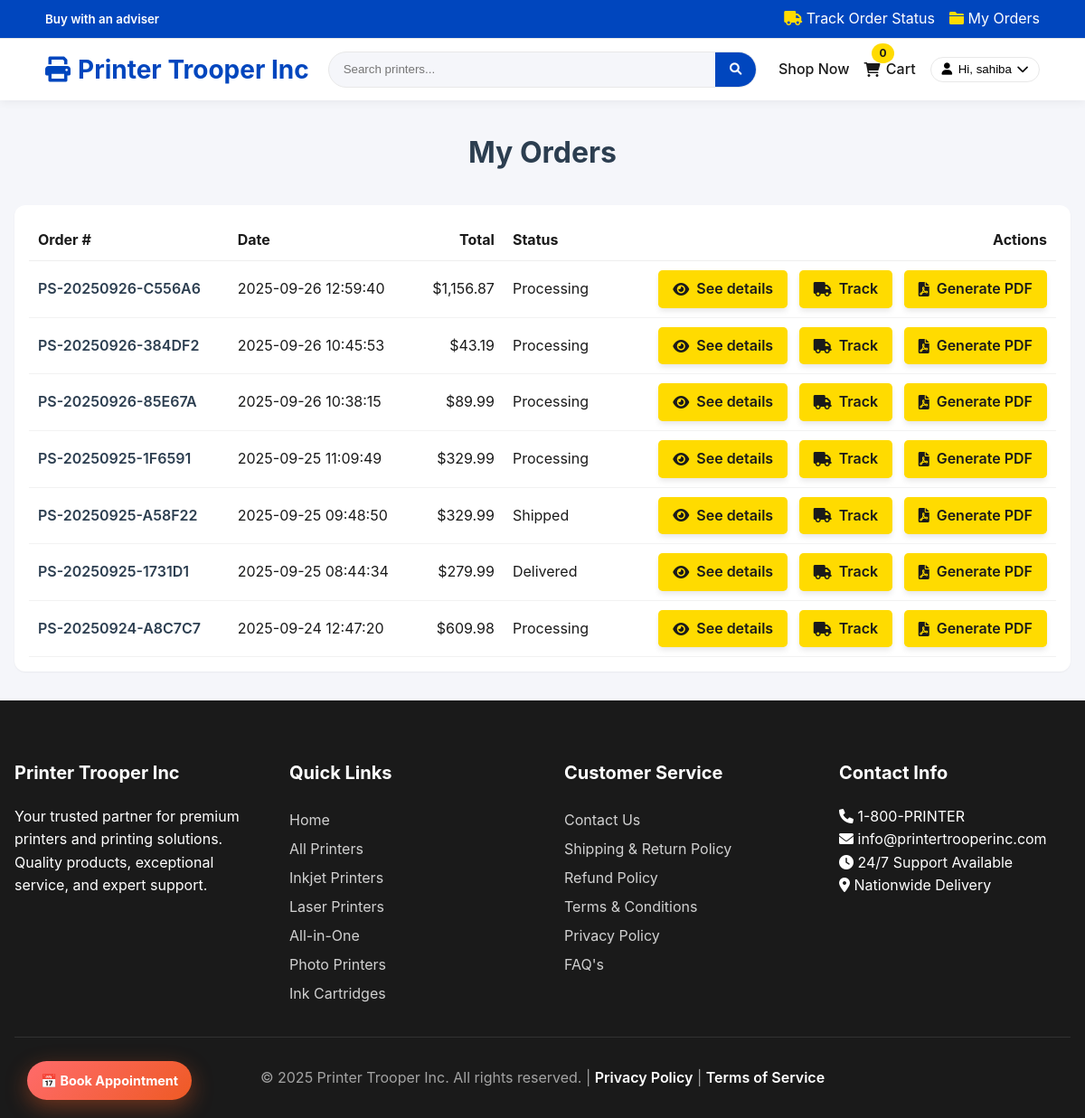
The app's page /orders.php (signed in), older data.
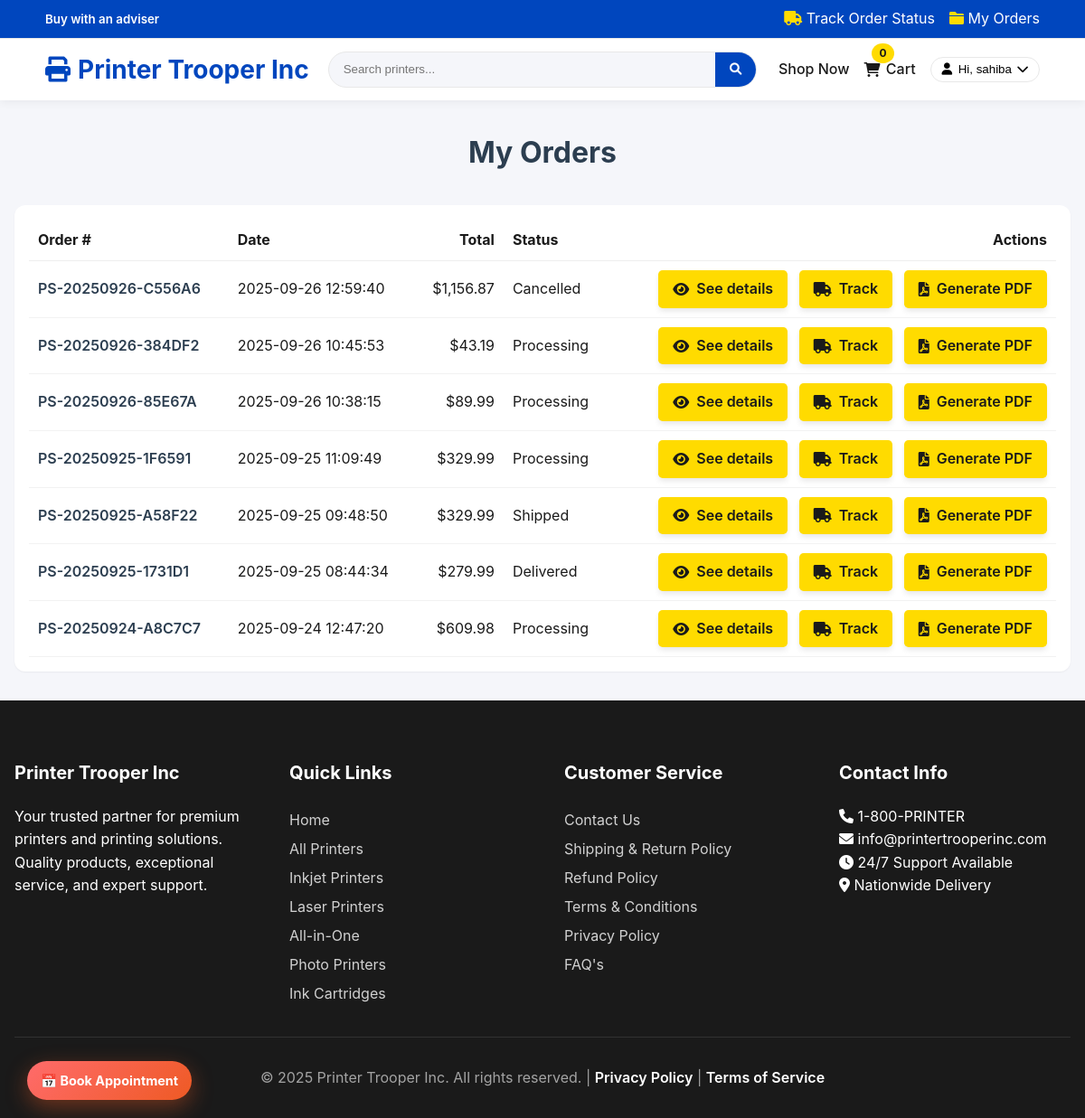
The same page, newer data.
### tables this page shows
CREATE TABLE `orders` (
  `id` int(11) NOT NULL,
  `order_number` varchar(32) DEFAULT NULL,
  `user_id` int(11) DEFAULT NULL,
  `session_id` varchar(128) DEFAULT NULL,
  `customer_email` varchar(255) DEFAULT NULL,
  `total_amount` decimal(10,2) NOT NULL,
  `status` enum('pending','processing','shipped','delivered','cancelled') DEFAULT 'pending',
  `shipping_address` text DEFAULT NULL,
  `payment_method` varchar(50) DEFAULT NULL,
  `stripe_payment_intent_id` varchar(64) DEFAULT NULL,
  `order_date` timestamp NOT NULL DEFAULT current_timestamp()
);

### models/Cart.php (called while the page is built, shortened)
<?php
class Cart {
    private $conn;
    private $table_name = "cart";
    public function __construct($db) {
        $this->conn = $db;
    }
    private function ensureSchema() {
        try {
            $this->conn->exec("ALTER TABLE `{$this->table_name}` ADD COLUMN `session_id` VARCHAR(128) NULL AFTER `user_id`");
        } catch (Exception $e) {
        }
        try {
            $this->conn->exec("CREATE INDEX idx_cart_session ON `{$this->table_name}` (`session_id`)");
        } catch (Exception $e) {
        }
    }
    public function getCartCount($user_id) {
        if (!empty($user_id)) {
            $query = "SELECT SUM(quantity) as count FROM {$this->table_name} WHERE user_id = ?";
            $stmt = $this->conn->prepare($query);
            $stmt->bindParam(1, $user_id);
        } else {
            $sid = $this->currentSessionId();
            $query = "SELECT SUM(quantity) as count FROM {$this->table_name} WHERE session_id = ?";
            $stmt = $this->conn->prepare($query);
            $stmt->bindParam(1, $sid);
        }
        $stmt->execute();
        $row = $stmt->fetch(PDO::FETCH_ASSOC);
        return $row && $row['count'] ? $row['count'] : 0;
    }
}
?>

### includes/session.php (called while the page is built, shortened)
<?php
function isLoggedIn() {
    return isset($_SESSION['user_id']) && (int)$_SESSION['user_id'] > 0;
}
function getUserId() {
    return isLoggedIn() ? (int)$_SESSION['user_id'] : null;
}
function getUserInfo($key) {
    return $_SESSION[$key] ?? null;
}
?>

### orders.php (the view, shortened to what this page needs)
<?php
require_once __DIR__ . '/includes/session.php';
require_once __DIR__ . '/models/Cart.php';
$database = new Database();
$db = $database->getConnection();
$userId = getUserId();
$stmt = $db->prepare("SELECT id, order_number, total_amount, status, order_date, customer_email FROM orders WHERE user_id = :uid ORDER BY order_date DESC, id DESC");
$stmt->execute([':uid' => $userId]);
$orders = $stmt->fetchAll(PDO::FETCH_ASSOC);
function h($v) { return htmlspecialchars((string)$v, ENT_QUOTES, 'UTF-8'); }
?>
<!DOCTYPE html>
<html lang="en">
<head>
    <link href="https://cdnjs.cloudflare.com/ajax/libs/font-awesome/6.0.0/css/all.min.css" rel="stylesheet">
    <link rel="stylesheet" href="assets/css/style.css">
</head>
<body>
    <?php include 'includes/header.php'; ?>
    <main class="main-content">
        <div class="container">
            <h1 class="page-title">My Orders</h1>
            <?php if (empty($orders)): ?>
                <div class="empty-cart">
                    <h2>No orders yet</h2>
                    <p>When you place an order, it will show up here.</p>
                    <a href="printers.php" class="btn-primary">Shop Now</a>
                </div>
            <?php else: ?>
                <div style="background:#fff;padding:1rem;border-radius:12px;box-shadow:var(--shadow-sm);overflow:auto;">
                    <table style="width:100%;border-collapse:collapse;min-width:720px;">
                        <thead>
                            <tr>
                                <th style="text-align:left;border-bottom:1px solid #eee;padding:10px;">Order #</th>
                                <th style="text-align:left;border-bottom:1px solid #eee;padding:10px;">Date</th>
                                <th style="text-align:right;border-bottom:1px solid #eee;padding:10px;">Total</th>
                                <th style="text-align:left;border-bottom:1px solid #eee;padding:10px;">Status</th>
                                <th style="text-align:right;border-bottom:1px solid #eee;padding:10px;">Actions</th>
                            </tr>
                        </thead>
                        <tbody>
                            <?php foreach ($orders as $o): ?>
                                <tr>
                                    <td style="padding:10px;border-bottom:1px solid #f2f2f2;font-weight:600;color:#2c3e50;">
                                        <?php echo h($o['order_number']); ?>
                                    </td>
                                    <td style="padding:10px;border-bottom:1px solid #f2f2f2;">
                                        <?php echo h($o['order_date']); ?>
                                    </td>
                                    <td style="padding:10px;border-bottom:1px solid #f2f2f2;text-align:right;">
                                        $<?php echo number_format((float)$o['total_amount'], 2); ?>
                                    </td>
                                    <td style="padding:10px;border-bottom:1px solid #f2f2f2;">
                                        <?php echo h(ucfirst($o['status'])); ?>
                                    </td>
                                    <td style="padding:10px;border-bottom:1px solid #f2f2f2;text-align:right;">
                                        <a class="btn-primary" style="padding:.5rem 1rem;" href="order_details.php?order=<?php echo urlencode($o['order_number']); ?>">
                                            <i class="fa-solid fa-eye"></i> See details
                                        </a>
                                        <a class="btn-primary" style="padding:.5rem 1rem;margin-left:.5rem;" href="track_order.php?order=<?php echo urlencode($o['order_number']); ?>&email=<?php echo urlencode($o['customer_email']); ?>">
                                            <i class="fa-solid fa-truck"></i> Track
                                        </a>
                                        <a class="btn-primary" style="padding:.5rem 1rem;margin-left:.5rem;" href="order_pdf.php?order=<?php echo urlencode($o['order_number']); ?>" target="_blank">
                                            <i class="fa-solid fa-file-pdf"></i> Generate PDF
                                        </a>
                                    </td>
                                </tr>
                            <?php endforeach; ?>
                        </tbody>
                    </table>
                </div>
            <?php endif; ?>
        </div>
    </main>
    <?php include 'includes/footer.php'; ?>
</body>
</html>

### includes/header.php (shortened to what this page needs)
<?php
require_once __DIR__ . '/../includes/session.php';
require_once __DIR__ . '/../models/Cart.php';
$database = new Database();
$db = $database->getConnection();
$cart = new Cart($db);
$cart_count = $cart->getCartCount(getUserId());
$current_search = htmlspecialchars($_GET['search'] ?? '');
$is_logged_in = isLoggedIn();
$username = getUserInfo('username');
?>
<header class="site-header" id="header">
    <div class="header-bottom">
        <div class="header-quote">
            <small>Buy with an adviser</small>
        </div>
        <div class="header-actions">
            <a href="/printer-store/track_order.php" class="link"><i class="fas fa-truck"></i> Track Order Status</a>
            <a href="/printer-store/orders.php" class="link"><i class="fas fa-folder"></i> My Orders</a>
        </div>
    </div>
    <div class="header-divider"></div>
    <div class="header-top">
        <div class="header-left">
            <a href="/printer-store/index.php" class="logo">
                <i class="fas fa-print"></i>
                Printer Trooper Inc
            </a>
        </div>
        <div class="header-center">
            <form class="header-search" method="GET" action="/printer-store/printers.php">
                <input type="text" name="search" placeholder="Search printers..."
                    value="<?php echo $current_search; ?>" />
                <button type="submit"><i class="fas fa-search"></i></button>
            </form>
        </div>
        <div class="header-right">
            <a href="/printer-store/printers.php" class="cart-link"><span>Shop Now</span></a>
            <a href="/printer-store/cart.php" class="cart-link">
                <i class="fas fa-shopping-cart"></i>
                <span>Cart</span>
                <span class="cart-badge"><?php echo (int) $cart_count; ?></span>
            </a>
            <?php if ($is_logged_in): ?>
                <div class="user-menu">
                    <button class="user-toggle" aria-haspopup="true" aria-expanded="false">
                        <i class="fas fa-user"></i>
                        <span>Hi, <?php echo htmlspecialchars($username ?: 'Account'); ?></span>
                        <i class="fas fa-chevron-down"></i>
                    </button>
                </div>
            <?php endif; ?>
        </div>
    </div>
</header>

### includes/footer.php
<div id="indexPage">
    <a href="appointment.php" class="fixed-appointment-btn">
        📅 Book Appointment
    </a>
</div>
<footer class="footer">
    <div class="container">
        <div class="footer-content">
            <div class="footer-section">
                <h3>Printer Trooper Inc</h3>
                <p>Your trusted partner for premium printers and printing solutions. Quality products,
                    exceptional
                    service, and expert support.</p>
            </div>
            <div class="footer-section">
                <h3>Quick Links</h3>
                <ul>
                    <li><a href="index.php">Home</a></li>
                    <li><a href="printers.php">All Printers</a></li>
                    <li><a href="printers.php?category=1">Inkjet Printers</a></li>
                    <li><a href="printers.php?category=2">Laser Printers</a></li>
                    <li><a href="printers.php?category=3">All-in-One</a></li>
                    <li><a href="printers.php?category=4">Photo Printers</a></li>
                    <li><a href="printers.php?category=5">Ink Cartridges</a></li>
                </ul>
            </div>
            <div class="footer-section">
                <h3>Customer Service</h3>
                <ul>
                    <li><a href="contact.php">Contact Us</a></li>
                    <li><a href="shipping-info.php">Shipping & Return Policy</a></li>
                    <li><a href="refund-policy.php">Refund Policy</a></li>
                    <li><a href="terms_and_condition.php">Terms & Conditions</a></li>
                    <li><a href="privacy.php">Privacy Policy</a></li>
                    <li><a href="faq.php">FAQ's</a></li>
                </ul>
            </div>
            <div class="footer-section">
                <h3>Contact Info</h3>
                <ul>
                    <li><i class="fas fa-phone"></i> 1-800-PRINTER</li>
                    <li><i class="fas fa-envelope"></i> info@printertrooperinc.com</li>
                    <li><i class="fas fa-clock"></i> 24/7 Support Available</li>
                    <li><i class="fas fa-map-marker-alt"></i> Nationwide Delivery</li>
                </ul>
            </div>
        </div>
        <div class="footer-bottom">
            <p>&copy; 2025 Printer Trooper Inc. All rights reserved. | <a href="privacy.php">Privacy Policy</a> | <a
                    href="terms_and_condition.php">Terms of Service</a></p>
        </div>
    </div>
</footer>

Row changes from the older to the newer data that the page shows:
changed orders "PS-20250926-C556A6": status "Processing" → "Cancelled"
